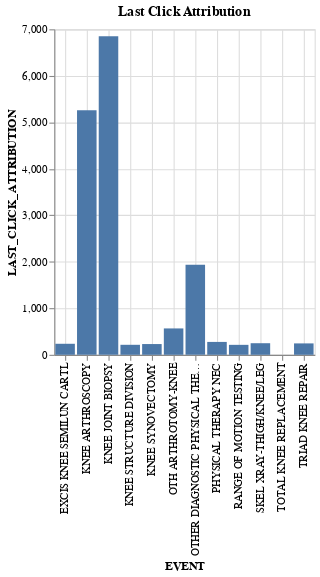

The code cell stored with this chart in its notebook:
### Markdown cell above
<p style = 'font-size:16px;font-family:Arial;color:#00233C'>The above output shows the total of each type of event for FIRST CLICK ATTRIBUTION. It means that the event <b>RANGE OF MOTION TESTING</b> was the first event in maximum number of cases followed by SKEL XRAY - THIGH/KNEE/LEG.</p>

### Code cell
%chart EVENT, LAST_CLICK_ATTRIBUTION, title="Last Click Attribution", width = 600

### Figure 1 — Vega-Lite specification as saved in the notebook (floating-point values rounded to 4 significant figures)
{"$schema": "https://vega.github.io/schema/vega-lite/v3.json", "data": {"format": {"type": "csv"}, "values": "\"EVENT\",\"FIRST_CLICK_ATTRIBUTION\",\"LAST_CLICK_ATTRIBUTION\",\"UNIFORM_ATTRIBUTION\",\"EXPONENTIAL_ATTRIBUTION\"\n\"KNEE JOINT BIOPSY\",\"134\",\"6853\",\"1518.120133091847\",\"3667.8067681261573\"\n\"KNEE ARTHROSCOPY\",\"126\",\"5261\",\"1828.3676070188392\",\"3619.298329857854\"\n\"OTHER DIAGNOSTIC PHYSICAL THERAPY PROCEDURE\",\"0\",\"1938\",\"363.6629836666626\",\"997.4909149086209\"\n\"OTH ARTHROTOMY-KNEE\",\"133\",\"567\",\"3628.1780402992326\",\"3627.9258138229916\"\n\"PHYSICAL THERAPY NEC\",\"114\",\"277\",\"4546.251630984565\",\"2329.176979403036\"\n\"SKEL XRAY-THIGH/KNEE/LEG\",\"3563\",\"249\",\"910.8024095958976\",\"378.1904631362621\"\n\"TRIAD KNEE REPAIR\",\"121\",\"245\",\"255.5054383911599\",\"268.47105163169573\"\n\"EXCIS KNEE SEMILUN CARTL\",\"145\",\"237\",\"268.478592563269\",\"268.11746919169207\"\n\"KNEE SYNOVECTOMY\",\"108\",\"231\",\"258.4355625755411\",\"267.4573001704249\"\n\"KNEE STRUCTURE DIVISION\",\"120\",\"215\",\"262.5158766414201\",\"254.95417873057914\"\n\"RANGE OF MOTION TESTING\",\"11723\",\"214\",\"2446.6817251719776\",\"608.1107310205732\"\n\"TOTAL KNEE REPLACEMENT\",\"\",\"\",\"\",\"\"\n"}, "encoding": {"x": {"axis": {"grid": true, "title": "EVENT"}, "field": "EVENT", "type": "nominal"}, "y": {"axis": {"grid": true, "title": "LAST_CLICK_ATTRIBUTION"}, "field": "LAST_CLICK_ATTRIBUTION", "type": "quantitative"}}, "mark": {"color": "#4C78A8", "type": "bar"}, "title": "Last Click Attribution", "width": "600"}
